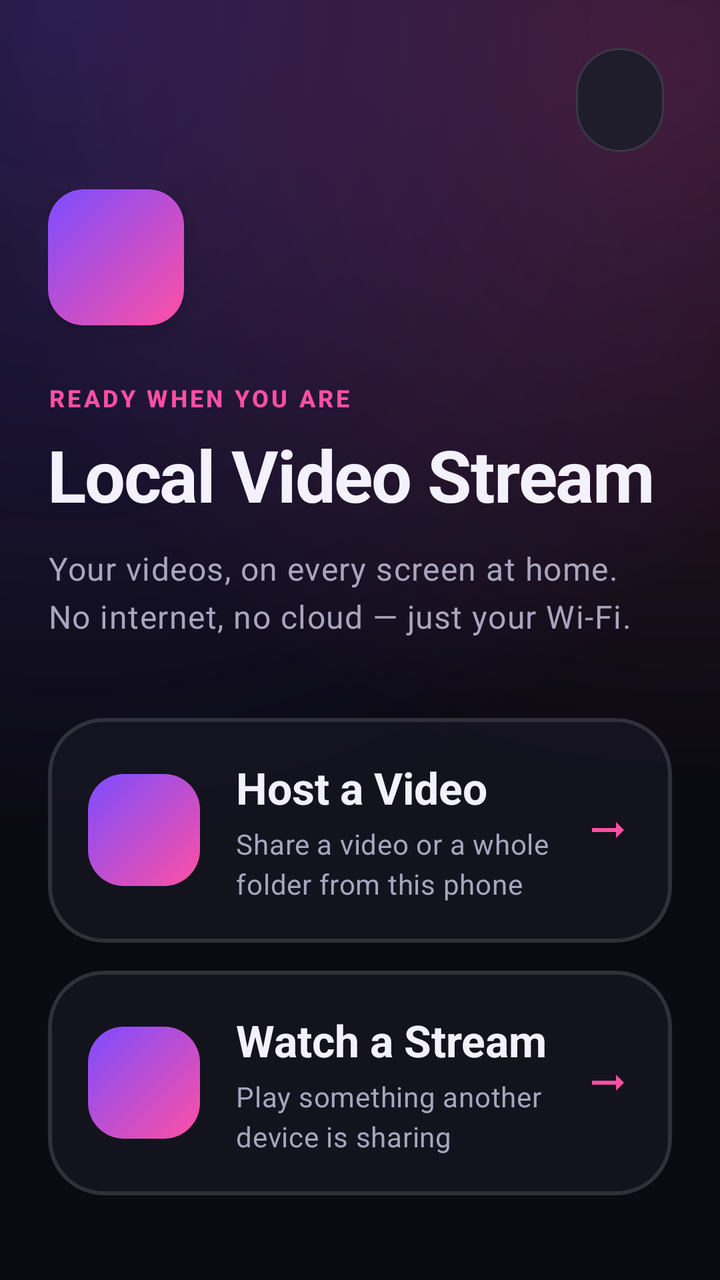
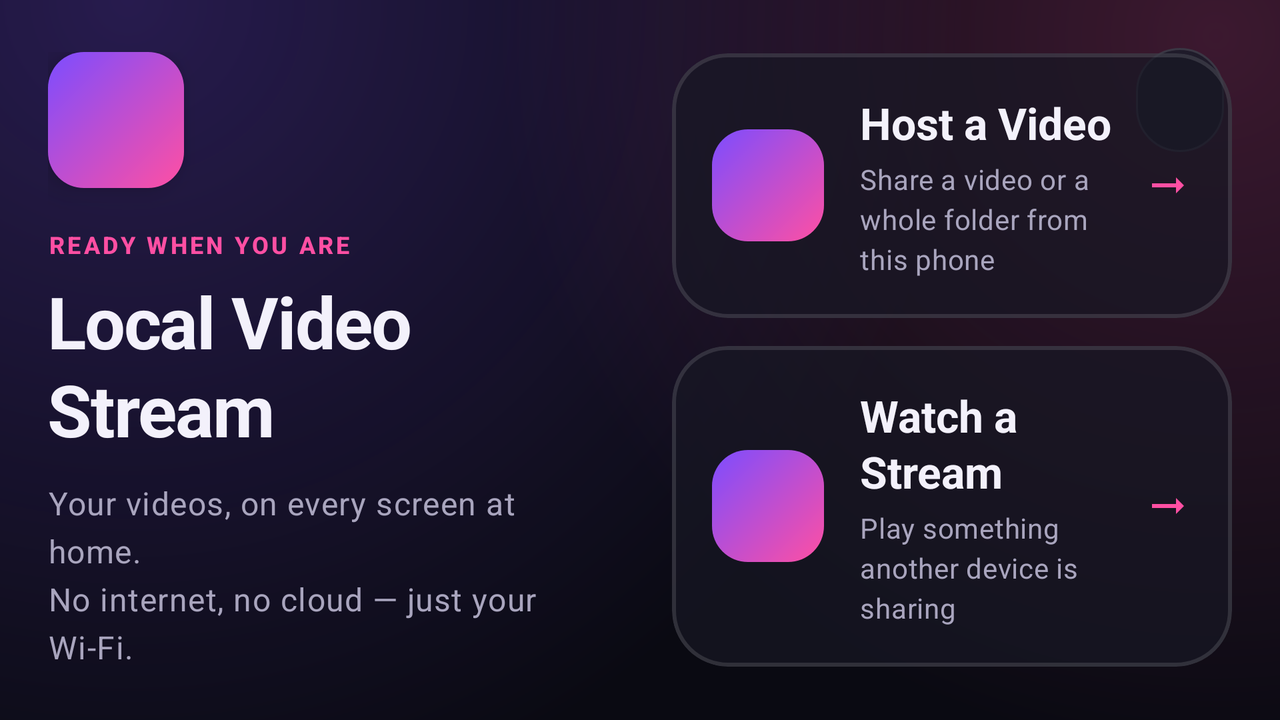

The same Android screen from two of the app's own layout files: first res/layout/ as a phone draws it, then the repository's variant for another configuration, drawn on a device whose configuration selects that folder. Both files follow.
<!-- AndroidManifest.xml: application theme Theme.VideoStreamLocal -->
<!-- res/layout/activity_main.xml -->
<?xml version="1.0" encoding="utf-8"?>
<androidx.constraintlayout.widget.ConstraintLayout xmlns:android="http://schemas.android.com/apk/res/android"
    xmlns:app="http://schemas.android.com/apk/res-auto"
    xmlns:tools="http://schemas.android.com/tools"
    android:layout_width="match_parent"
    android:layout_height="match_parent"
    android:background="@drawable/bg_screen_glow"
    android:padding="@dimen/screen_horizontal_margin"
    tools:context=".MainActivity">

    <com.google.android.material.button.MaterialButton
        android:id="@+id/settingsButton"
        style="@style/Widget.Material3.Button.IconButton.Outlined"
        android:layout_width="52dp"
        android:layout_height="52dp"
        android:contentDescription="@string/settings"
        android:insetTop="0dp"
        android:insetBottom="0dp"
        app:backgroundTint="@color/glass_fill_strong"
        app:icon="@drawable/ic_settings"
        app:iconGravity="textStart"
        app:iconPadding="0dp"
        app:iconSize="22dp"
        app:iconTint="?attr/colorOnSurface"
        app:layout_constraintEnd_toEndOf="parent"
        app:layout_constraintTop_toTopOf="parent"
        app:strokeColor="@color/glass_stroke" />

    
    <LinearLayout
        android:id="@+id/heroGroup"
        android:layout_width="0dp"
        android:layout_height="wrap_content"
        android:orientation="vertical"
        app:layout_constraintBottom_toTopOf="@id/buttonGroup"
        app:layout_constraintEnd_toEndOf="parent"
        app:layout_constraintStart_toStartOf="parent"
        app:layout_constraintTop_toBottomOf="@id/settingsButton"
        app:layout_constraintVertical_chainStyle="packed"
        app:layout_constraintWidth_max="520dp">

        <FrameLayout
            android:layout_width="68dp"
            android:layout_height="68dp"
            android:background="@drawable/bg_brand_gradient_round"
            android:elevation="8dp">

            <ImageView
                android:layout_width="36dp"
                android:layout_height="36dp"
                android:layout_gravity="center"
                android:contentDescription="@null"
                android:src="@drawable/ic_play_arrow"
                app:tint="@color/white" />

        </FrameLayout>

        <TextView
            android:layout_width="wrap_content"
            android:layout_height="wrap_content"
            android:layout_marginTop="28dp"
            android:text="@string/home_greeting"
            android:textAppearance="@style/TextAppearance.App.SectionLabel"
            android:textColor="?attr/colorSecondary" />

        <TextView
            android:id="@+id/titleText"
            android:layout_width="match_parent"
            android:layout_height="wrap_content"
            android:layout_marginTop="6dp"
            android:text="@string/app_name"
            android:textAppearance="@style/TextAppearance.App.Display" />

        <TextView
            android:id="@+id/taglineText"
            android:layout_width="match_parent"
            android:layout_height="wrap_content"
            android:layout_marginTop="12dp"
            android:lineSpacingExtra="4dp"
            android:text="@string/app_tagline"
            android:textAppearance="?attr/textAppearanceBodyLarge"
            android:textColor="?attr/colorOnSurfaceVariant" />

    </LinearLayout>

    <LinearLayout
        android:id="@+id/buttonGroup"
        android:layout_width="0dp"
        android:layout_height="wrap_content"
        android:layout_marginTop="40dp"
        android:orientation="vertical"
        app:layout_constraintBottom_toBottomOf="parent"
        app:layout_constraintEnd_toEndOf="parent"
        app:layout_constraintStart_toStartOf="parent"
        app:layout_constraintTop_toBottomOf="@id/heroGroup"
        app:layout_constraintWidth_max="520dp">

        <com.google.android.material.card.MaterialCardView
            android:id="@+id/hostButton"
            style="@style/Widget.App.Card"
            android:layout_width="match_parent"
            android:layout_height="wrap_content"
            android:clickable="true"
            android:focusable="true"
            app:strokeColor="@color/card_stroke_selector"
            app:strokeWidth="2dp">

            <LinearLayout
                android:layout_width="match_parent"
                android:layout_height="wrap_content"
                android:gravity="center_vertical"
                android:minHeight="104dp"
                android:orientation="horizontal"
                android:padding="20dp">

                <FrameLayout
                    android:layout_width="56dp"
                    android:layout_height="56dp"
                    android:background="@drawable/bg_brand_gradient_round">

                    <ImageView
                        android:layout_width="28dp"
                        android:layout_height="28dp"
                        android:layout_gravity="center"
                        android:contentDescription="@null"
                        android:src="@drawable/ic_videocam"
                        app:tint="@color/white" />

                </FrameLayout>

                <LinearLayout
                    android:layout_width="0dp"
                    android:layout_height="wrap_content"
                    android:layout_marginStart="18dp"
                    android:layout_weight="1"
                    android:orientation="vertical">

                    <TextView
                        android:layout_width="match_parent"
                        android:layout_height="wrap_content"
                        android:text="@string/host_a_video"
                        android:textAppearance="?attr/textAppearanceTitleLarge"
                        android:textColor="?attr/colorOnSurface"
                        android:textStyle="bold" />

                    <TextView
                        android:layout_width="match_parent"
                        android:layout_height="wrap_content"
                        android:layout_marginTop="4dp"
                        android:text="@string/host_a_video_subtitle"
                        android:textAppearance="?attr/textAppearanceBodyMedium"
                        android:textColor="?attr/colorOnSurfaceVariant" />

                </LinearLayout>

                <ImageView
                    android:layout_width="24dp"
                    android:layout_height="24dp"
                    android:layout_marginStart="8dp"
                    android:contentDescription="@null"
                    android:src="@drawable/ic_arrow_forward"
                    app:tint="?attr/colorSecondary" />

            </LinearLayout>

        </com.google.android.material.card.MaterialCardView>

        <com.google.android.material.card.MaterialCardView
            android:id="@+id/watchButton"
            style="@style/Widget.App.Card"
            android:layout_width="match_parent"
            android:layout_height="wrap_content"
            android:layout_marginTop="14dp"
            android:clickable="true"
            android:focusable="true"
            app:strokeColor="@color/card_stroke_selector"
            app:strokeWidth="2dp">

            <LinearLayout
                android:layout_width="match_parent"
                android:layout_height="wrap_content"
                android:gravity="center_vertical"
                android:minHeight="104dp"
                android:orientation="horizontal"
                android:padding="20dp">

                <FrameLayout
                    android:layout_width="56dp"
                    android:layout_height="56dp"
                    android:background="@drawable/bg_brand_gradient_round">

                    <ImageView
                        android:layout_width="28dp"
                        android:layout_height="28dp"
                        android:layout_gravity="center"
                        android:contentDescription="@null"
                        android:src="@drawable/ic_visibility"
                        app:tint="@color/white" />

                </FrameLayout>

                <LinearLayout
                    android:layout_width="0dp"
                    android:layout_height="wrap_content"
                    android:layout_marginStart="18dp"
                    android:layout_weight="1"
                    android:orientation="vertical">

                    <TextView
                        android:layout_width="match_parent"
                        android:layout_height="wrap_content"
                        android:text="@string/watch_a_stream"
                        android:textAppearance="?attr/textAppearanceTitleLarge"
                        android:textColor="?attr/colorOnSurface"
                        android:textStyle="bold" />

                    <TextView
                        android:layout_width="match_parent"
                        android:layout_height="wrap_content"
                        android:layout_marginTop="4dp"
                        android:text="@string/watch_a_stream_subtitle"
                        android:textAppearance="?attr/textAppearanceBodyMedium"
                        android:textColor="?attr/colorOnSurfaceVariant" />

                </LinearLayout>

                <ImageView
                    android:layout_width="24dp"
                    android:layout_height="24dp"
                    android:layout_marginStart="8dp"
                    android:contentDescription="@null"
                    android:src="@drawable/ic_arrow_forward"
                    app:tint="?attr/colorSecondary" />

            </LinearLayout>

        </com.google.android.material.card.MaterialCardView>

    </LinearLayout>

</androidx.constraintlayout.widget.ConstraintLayout>
<!-- resources referenced by this layout -->
<resources>
  <color name="glass_fill_strong">#E61C1C2B</color>
  <color name="glass_stroke">#1FFFFFFF</color>
  <color name="white">#FFFFFFFF</color>
  <dimen name="screen_horizontal_margin">24dp</dimen>
  <!-- drawable ic_arrow_forward (drawable) -->
  <vector xmlns:android="http://schemas.android.com/apk/res/android"
      android:width="24dp"
      android:height="24dp"
      android:viewportWidth="24"
      android:viewportHeight="24">
      <path
          android:fillColor="#FF000000"
          android:pathData="M16.01,11H4v2h12.01v3L20,12l-3.99,-4z" />
  </vector>
  <string name="app_name">Local Video Stream</string>
  <string name="app_tagline">Your videos, on every screen at home.\nNo internet, no cloud — just your Wi-Fi.</string>
  <string name="home_greeting">Ready when you are</string>
  <string name="host_a_video">Host a Video</string>
  <string name="host_a_video_subtitle">Share a video or a whole folder from this phone</string>
  <string name="settings">Settings</string>
  <string name="watch_a_stream">Watch a Stream</string>
  <string name="watch_a_stream_subtitle">Play something another device is sharing</string>
  <style name="TextAppearance.App.Display" parent="TextAppearance.Material3.DisplaySmall">
          <item name="android:textColor">?attr/colorOnSurface</item>
          <item name="android:textStyle">bold</item>
          <item name="android:letterSpacing">-0.02</item>
      </style>
  <style name="TextAppearance.App.SectionLabel" parent="TextAppearance.Material3.LabelLarge">
          <item name="android:textColor">?attr/colorOnSurfaceVariant</item>
          <item name="android:textAllCaps">true</item>
          <item name="android:letterSpacing">0.12</item>
          <item name="android:textSize">12sp</item>
          <item name="android:textStyle">bold</item>
      </style>
  <style name="Widget.App.Card" parent="Widget.Material3.CardView.Filled">
          <item name="cardBackgroundColor">@color/glass_fill</item>
          <item name="cardCornerRadius">28dp</item>
          <item name="cardElevation">0dp</item>
          <item name="strokeColor">@color/glass_stroke</item>
          <item name="strokeWidth">1dp</item>
          <item name="contentPadding">0dp</item>
      </style>
  <color name="md_surface">#0A0A12</color>
  <color name="glass_fill">#B3171724</color>
  <color name="brand_primary">#7C4DFF</color>
  <color name="brand_secondary">#FF4FA3</color>
  <color name="md_surface_container_lowest">#07070D</color>
  <color name="md_surface_container_low">#101019</color>
  <color name="md_surface_container">#14141E</color>
  <color name="md_surface_container_high">#1C1C29</color>
  <color name="md_surface_container_highest">#25253A</color>
  <color name="md_surface_variant">#25253A</color>
  <color name="md_on_surface">#F3F1FB</color>
  <color name="md_on_surface_variant">#A9A5BE</color>
  <color name="md_outline">#3A3A55</color>
  <color name="md_outline_variant">#2E2E44</color>
  <style name="ShapeAppearance.App.ExtraSmall" parent="ShapeAppearance.Material3.Corner.ExtraSmall">
          <item name="cornerSize">10dp</item>
      </style>
  <style name="ShapeAppearance.App.Small" parent="ShapeAppearance.Material3.Corner.Small">
          <item name="cornerSize">16dp</item>
      </style>
  <style name="ShapeAppearance.App.Medium" parent="ShapeAppearance.Material3.Corner.Medium">
          <item name="cornerSize">24dp</item>
      </style>
  <style name="ShapeAppearance.App.Large" parent="ShapeAppearance.Material3.Corner.Large">
          <item name="cornerSize">30dp</item>
      </style>
  <style name="ShapeAppearance.App.ExtraLarge" parent="ShapeAppearance.Material3.Corner.ExtraLarge">
          <item name="cornerSize">36dp</item>
      </style>
  <!-- some entries are left out for length -->
</resources>
<!-- res/layout-land/activity_main.xml (the repository's variant of the layout above) -->
<!-- drawn on the phone turned sideways -->
<?xml version="1.0" encoding="utf-8"?>
<androidx.constraintlayout.widget.ConstraintLayout xmlns:android="http://schemas.android.com/apk/res/android"
    xmlns:app="http://schemas.android.com/apk/res-auto"
    xmlns:tools="http://schemas.android.com/tools"
    android:layout_width="match_parent"
    android:layout_height="match_parent"
    android:background="@drawable/bg_screen_glow"
    android:padding="@dimen/screen_horizontal_margin"
    tools:context=".MainActivity">

    <com.google.android.material.button.MaterialButton
        android:id="@+id/settingsButton"
        style="@style/Widget.Material3.Button.IconButton.Outlined"
        android:layout_width="52dp"
        android:layout_height="52dp"
        android:contentDescription="@string/settings"
        android:insetTop="0dp"
        android:insetBottom="0dp"
        app:backgroundTint="@color/glass_fill_strong"
        app:icon="@drawable/ic_settings"
        app:iconGravity="textStart"
        app:iconPadding="0dp"
        app:iconSize="22dp"
        app:iconTint="?attr/colorOnSurface"
        app:layout_constraintEnd_toEndOf="parent"
        app:layout_constraintTop_toTopOf="parent"
        app:strokeColor="@color/glass_stroke" />

    
    <LinearLayout
        android:id="@+id/heroGroup"
        android:layout_width="0dp"
        android:layout_height="wrap_content"
        android:orientation="vertical"
        android:layout_marginEnd="32dp"
        app:layout_constraintBottom_toBottomOf="parent"
        app:layout_constraintEnd_toStartOf="@id/buttonGroup"
        app:layout_constraintHorizontal_weight="1"
        app:layout_constraintStart_toStartOf="parent"
        app:layout_constraintTop_toTopOf="parent">

        <FrameLayout
            android:layout_width="68dp"
            android:layout_height="68dp"
            android:background="@drawable/bg_brand_gradient_round"
            android:elevation="8dp">

            <ImageView
                android:layout_width="36dp"
                android:layout_height="36dp"
                android:layout_gravity="center"
                android:contentDescription="@null"
                android:src="@drawable/ic_play_arrow"
                app:tint="@color/white" />

        </FrameLayout>

        <TextView
            android:layout_width="wrap_content"
            android:layout_height="wrap_content"
            android:layout_marginTop="20dp"
            android:text="@string/home_greeting"
            android:textAppearance="@style/TextAppearance.App.SectionLabel"
            android:textColor="?attr/colorSecondary" />

        <TextView
            android:id="@+id/titleText"
            android:layout_width="match_parent"
            android:layout_height="wrap_content"
            android:layout_marginTop="6dp"
            android:text="@string/app_name"
            android:textAppearance="@style/TextAppearance.App.Display" />

        <TextView
            android:id="@+id/taglineText"
            android:layout_width="match_parent"
            android:layout_height="wrap_content"
            android:layout_marginTop="12dp"
            android:lineSpacingExtra="4dp"
            android:text="@string/app_tagline"
            android:textAppearance="?attr/textAppearanceBodyLarge"
            android:textColor="?attr/colorOnSurfaceVariant" />

    </LinearLayout>

    <LinearLayout
        android:id="@+id/buttonGroup"
        android:layout_width="0dp"
        android:layout_height="wrap_content"
        android:orientation="vertical"
        app:layout_constraintBottom_toBottomOf="parent"
        app:layout_constraintEnd_toEndOf="parent"
        app:layout_constraintHorizontal_weight="1"
        app:layout_constraintStart_toEndOf="@id/heroGroup"
        app:layout_constraintTop_toTopOf="parent">

        <com.google.android.material.card.MaterialCardView
            android:id="@+id/hostButton"
            style="@style/Widget.App.Card"
            android:layout_width="match_parent"
            android:layout_height="wrap_content"
            android:clickable="true"
            android:focusable="true"
            app:strokeColor="@color/card_stroke_selector"
            app:strokeWidth="2dp">

            <LinearLayout
                android:layout_width="match_parent"
                android:layout_height="wrap_content"
                android:gravity="center_vertical"
                android:minHeight="96dp"
                android:orientation="horizontal"
                android:padding="20dp">

                <FrameLayout
                    android:layout_width="56dp"
                    android:layout_height="56dp"
                    android:background="@drawable/bg_brand_gradient_round">

                    <ImageView
                        android:layout_width="28dp"
                        android:layout_height="28dp"
                        android:layout_gravity="center"
                        android:contentDescription="@null"
                        android:src="@drawable/ic_videocam"
                        app:tint="@color/white" />

                </FrameLayout>

                <LinearLayout
                    android:layout_width="0dp"
                    android:layout_height="wrap_content"
                    android:layout_marginStart="18dp"
                    android:layout_weight="1"
                    android:orientation="vertical">

                    <TextView
                        android:layout_width="match_parent"
                        android:layout_height="wrap_content"
                        android:text="@string/host_a_video"
                        android:textAppearance="?attr/textAppearanceTitleLarge"
                        android:textColor="?attr/colorOnSurface"
                        android:textStyle="bold" />

                    <TextView
                        android:layout_width="match_parent"
                        android:layout_height="wrap_content"
                        android:layout_marginTop="4dp"
                        android:text="@string/host_a_video_subtitle"
                        android:textAppearance="?attr/textAppearanceBodyMedium"
                        android:textColor="?attr/colorOnSurfaceVariant" />

                </LinearLayout>

                <ImageView
                    android:layout_width="24dp"
                    android:layout_height="24dp"
                    android:layout_marginStart="8dp"
                    android:contentDescription="@null"
                    android:src="@drawable/ic_arrow_forward"
                    app:tint="?attr/colorSecondary" />

            </LinearLayout>

        </com.google.android.material.card.MaterialCardView>

        <com.google.android.material.card.MaterialCardView
            android:id="@+id/watchButton"
            style="@style/Widget.App.Card"
            android:layout_width="match_parent"
            android:layout_height="wrap_content"
            android:layout_marginTop="14dp"
            android:clickable="true"
            android:focusable="true"
            app:strokeColor="@color/card_stroke_selector"
            app:strokeWidth="2dp">

            <LinearLayout
                android:layout_width="match_parent"
                android:layout_height="wrap_content"
                android:gravity="center_vertical"
                android:minHeight="96dp"
                android:orientation="horizontal"
                android:padding="20dp">

                <FrameLayout
                    android:layout_width="56dp"
                    android:layout_height="56dp"
                    android:background="@drawable/bg_brand_gradient_round">

                    <ImageView
                        android:layout_width="28dp"
                        android:layout_height="28dp"
                        android:layout_gravity="center"
                        android:contentDescription="@null"
                        android:src="@drawable/ic_visibility"
                        app:tint="@color/white" />

                </FrameLayout>

                <LinearLayout
                    android:layout_width="0dp"
                    android:layout_height="wrap_content"
                    android:layout_marginStart="18dp"
                    android:layout_weight="1"
                    android:orientation="vertical">

                    <TextView
                        android:layout_width="match_parent"
                        android:layout_height="wrap_content"
                        android:text="@string/watch_a_stream"
                        android:textAppearance="?attr/textAppearanceTitleLarge"
                        android:textColor="?attr/colorOnSurface"
                        android:textStyle="bold" />

                    <TextView
                        android:layout_width="match_parent"
                        android:layout_height="wrap_content"
                        android:layout_marginTop="4dp"
                        android:text="@string/watch_a_stream_subtitle"
                        android:textAppearance="?attr/textAppearanceBodyMedium"
                        android:textColor="?attr/colorOnSurfaceVariant" />

                </LinearLayout>

                <ImageView
                    android:layout_width="24dp"
                    android:layout_height="24dp"
                    android:layout_marginStart="8dp"
                    android:contentDescription="@null"
                    android:src="@drawable/ic_arrow_forward"
                    app:tint="?attr/colorSecondary" />

            </LinearLayout>

        </com.google.android.material.card.MaterialCardView>

    </LinearLayout>

</androidx.constraintlayout.widget.ConstraintLayout>
